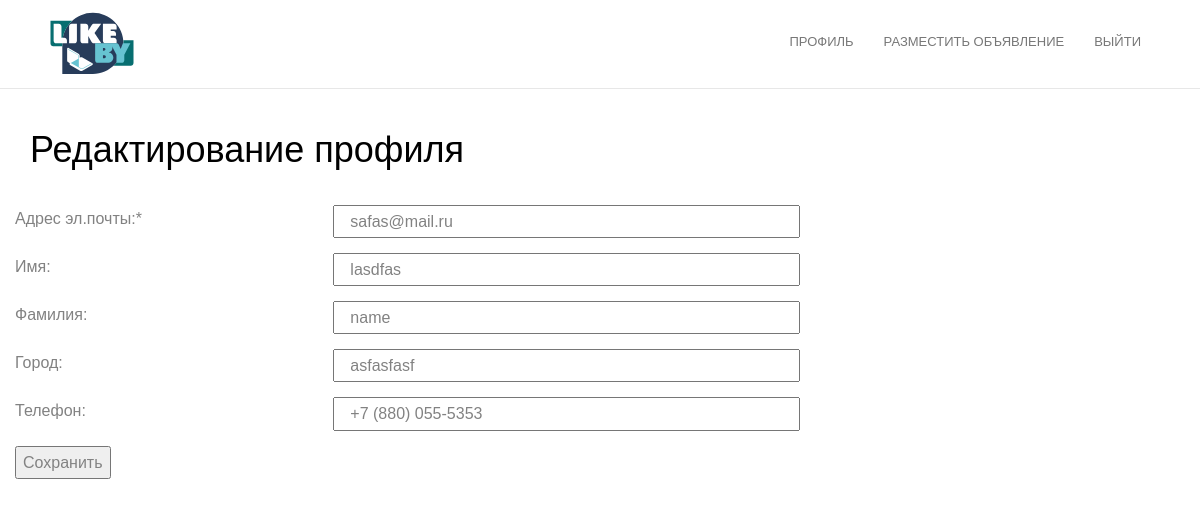
Before: /redaction (signed in) with the older database file.
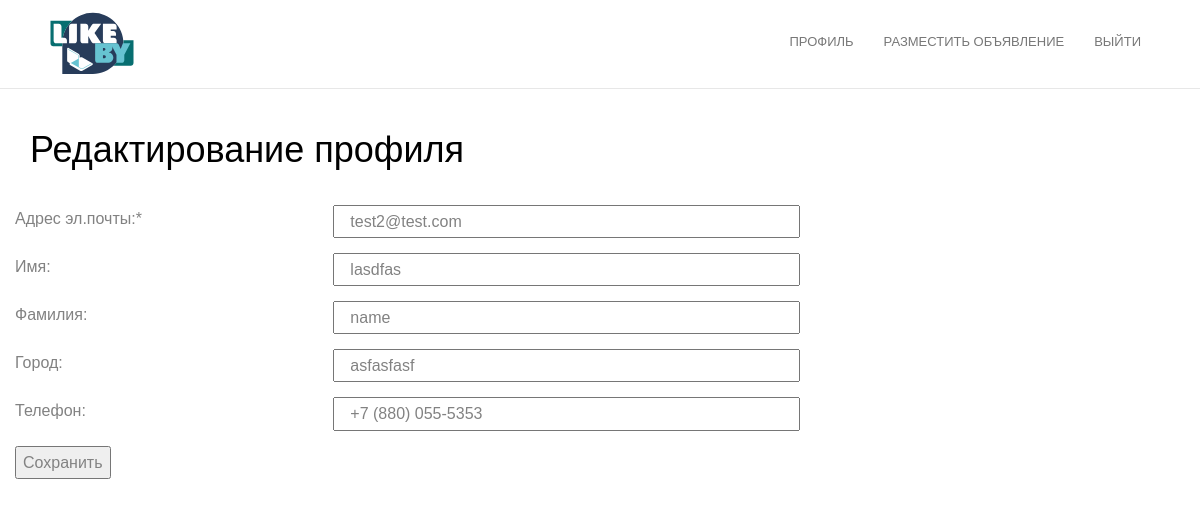
After: the same page with the newer database file.
### main_app/main_app/models.py (models this page shows, shortened)
class User(AbstractUser):
    role = models.IntegerField('role', null=True)
    login = models.CharField('login', max_length=20)
    email = models.EmailField('email', max_length=40)
    pwd = models.CharField('pwd', max_length=20)
    phone = models.CharField('phone', max_length=11)
    name = models.CharField('name', max_length=60)
    city = models.CharField('city', null=True, blank=True, max_length=20)
    class Meta:
        verbose_name = 'Пользователь'
        verbose_name_plural = 'Пользователи'

### main_app/main_app/views.py (the view)
# urls.py: path('redaction', views.redaction, name='redaction'),
@csrf_protect
def redaction(request):
    user = User.objects.all()
    if request.method == "POST":
        form = main_app.main_app.forms.RedactForm(request.POST)
        for user in user:
            if user.id == request.user.id:
                if form.is_valid():
                    user.email = request.POST.get("email")
                    user.first_name = request.POST.get('name')
                    user.last_name = request.POST.get('surname')
                    user.city = request.POST.get('city')
                    user.phone = request.POST.get('phone')
                    user.save()
                else:
                    print(form.errors)
                    return HttpResponse("Invalid data form")
    else:
        form = main_app.main_app.forms.RedactForm()
        return render(request, '../templates/main_app/redaction.html', {'form': form})
    return HttpResponseRedirect('/bio')

### main_app/main_app/forms.py
class RedactForm(forms.Form):
    email = forms.EmailField(label='email')
    name = forms.CharField(label='name')
    surname = forms.CharField(label='surname')
    city = forms.CharField(label='city')
    phone = forms.CharField(label='phone')

### templates/main_app/redaction.html (shortened to what this page needs)
{% extends 'main_app/base.html' %}
{% block content %}
<section  id="fh5co-product" class="registration">
    <div class="container">
        <div class="row">
            <div class="reg-title-h1 col-md-12">
                <h1>Редактирование профиля</h1>
            </div>
            <div class="row user-info-inner text-left reg_form_cont">
                <form method="post" action="{% url 'redaction' %}" enctype="multipart/form-data"  class="form-horizontal col-md-8 reg-form">
                    <fieldset>
                        <div class="form-group reg-form-group row">
                            <label for="email" class="col-sm-5">Адрес эл.почты:*</label>
                            <input class="col-sm-7" type="text" id="email" name="email" value="{{ user.email }}">
                        </div>
                        <div class="form-group reg-form-group row">
                            <label for="name" class="col-sm-5">Имя:</label>
                            <input class="col-sm-7" type="text" id="name" name="name" value="{{ user.name }}">
                        </div>
                        <div class="form-group reg-form-group row">
                            <label for="surname" class="col-sm-5">Фамилия:</label>
                            <input class="col-sm-7" type="text" id="surname" name="surname" value="{{ user.last_name }}">
                        </div>
                        <div class="form-group reg-form-group row">
                            <label for="city" class="col-sm-5">Город:</label>
                            <input class="col-sm-7" type="text" id="city" name="city" value="{{ user.city }}">
                        </div>
                        <div class="form-group reg-form-group row">
                            <label for="work" class="col-sm-5">Телефон:</label>
                            <input class="col-sm-7" type="text" id="phone" name="phone"   value="{{ user.phone }}">
                        </div>
                    </fieldset>
                    <input class="button" type="submit" value="Сохранить">
                </form>
            </div>
        </div>
    </div>
</section>
{% endblock %}

Changed rows visible on the page:
changed User "lasdfas": email "safas@mail.ru" → "test2@test.com"
